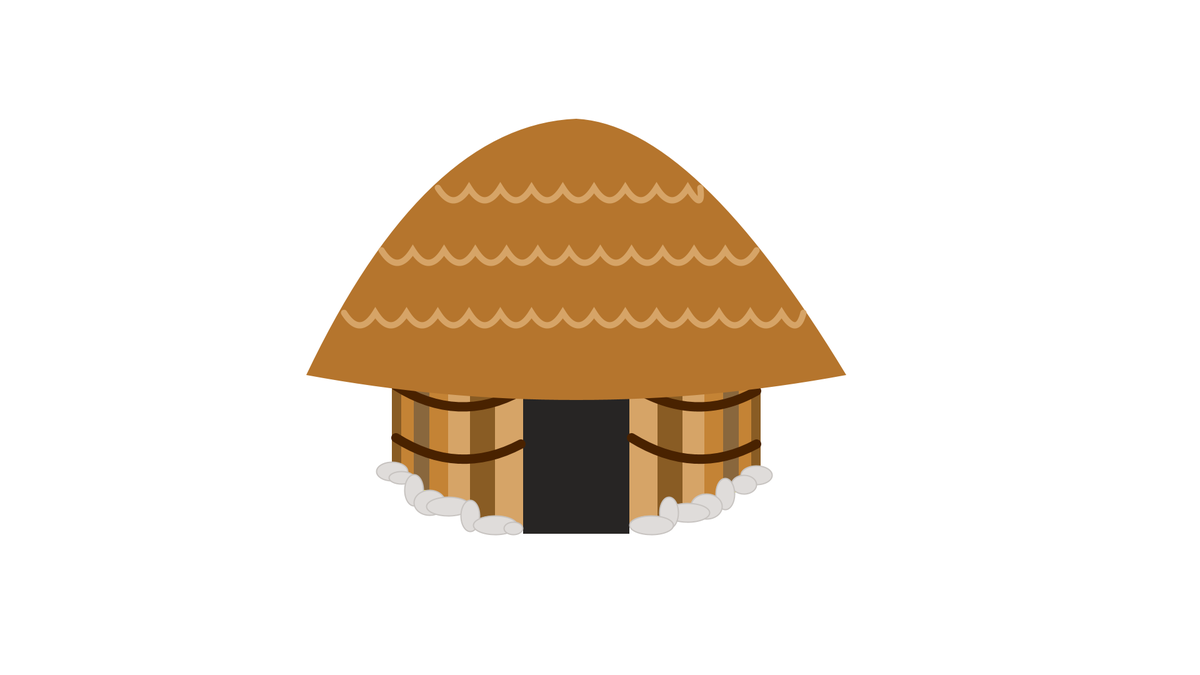
Frame 1 (no input)
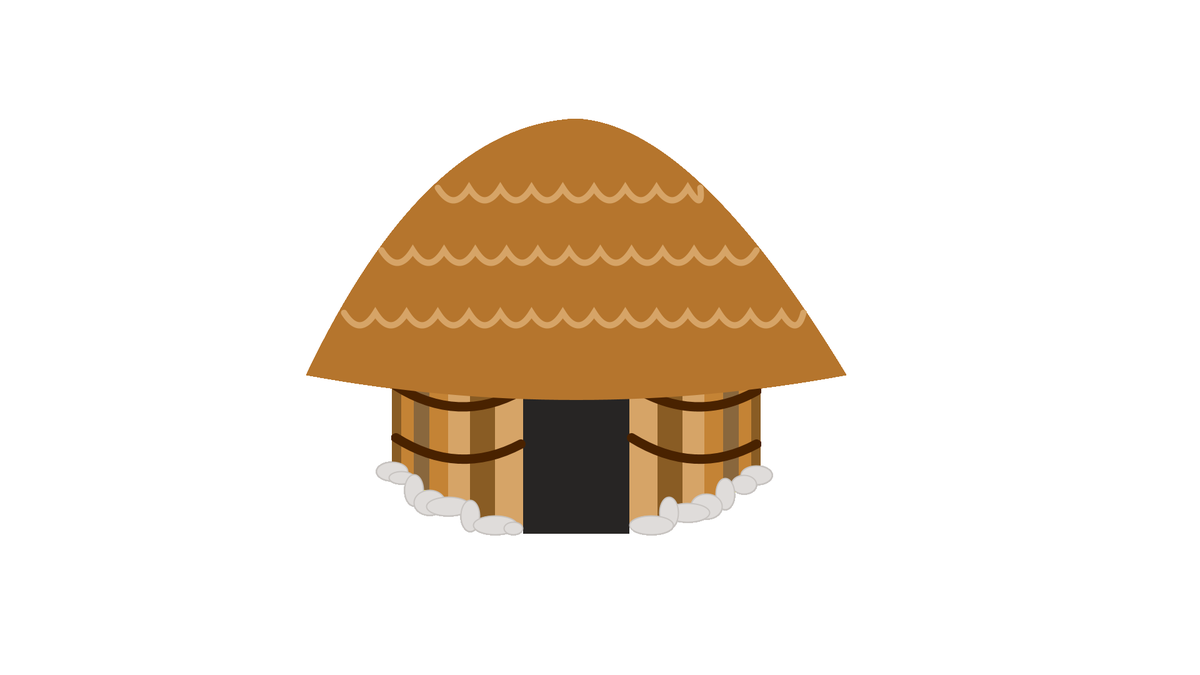
Frame 60 (the mouse pressed at the canvas centre just before this capture)
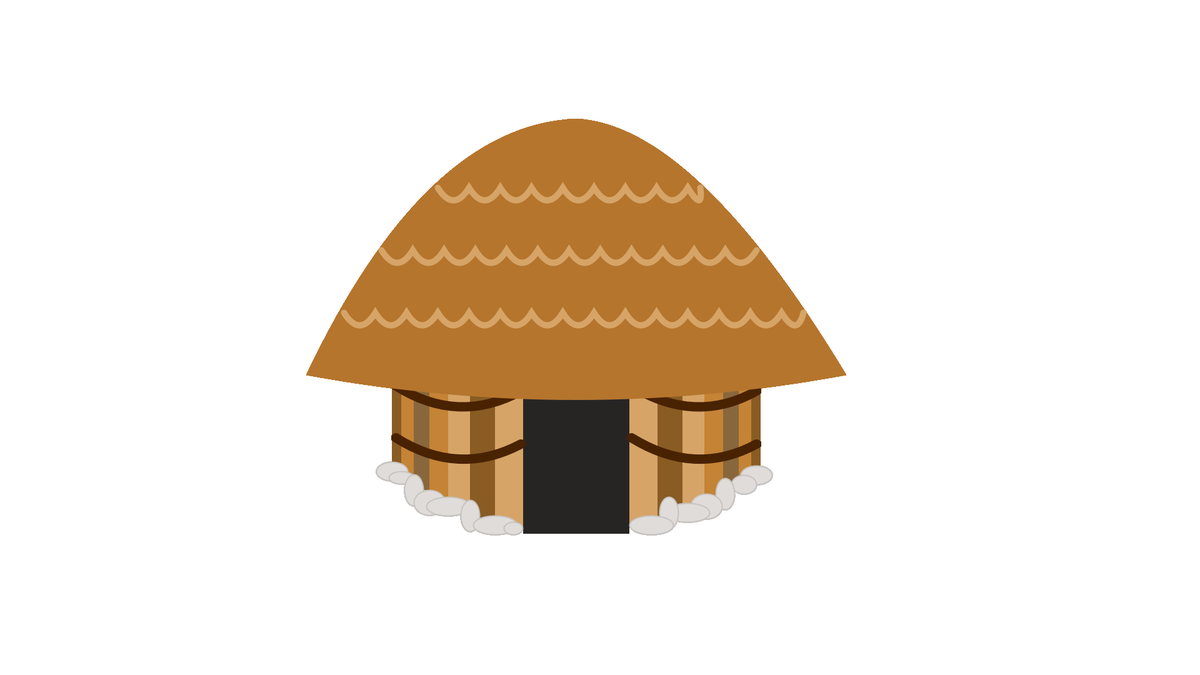
Frame 120 (the mouse held since frame 60 and released just before this capture)

The Processing sketch that drew these frames (run headless with seeded random() and noise(); from frame 60 on, the mouse is pressed at the canvas centre):

// Processing sketch: rumahPapua
// ── rumahPapua.pde
void setup() {
  background (#FFFFFF);
  size(1920, 1080);
}

void draw() {
  // badan objek
  noStroke();
  fill(255,255,0);
  rect(627, 564, 590, 247, 0, 0, 130, 130);
  fill(255,255,255);

  beginShape();
    fill(#ffffff);
    vertex(663,788);
    quadraticVertex(922, 930, 1180, 788);
  endShape();
  
  // badan objek, kayu-kayu
  //kiri
  fill(#895C24);
  Kayu(627, 564, 15, 190);
  fill(#C48335);
  Kayu(642, 564, 20, 200);
  fill(#89673D);
  Kayu(662, 564, 25, 220);
  fill(#C48335);
  Kayu(687, 564, 30, 240);
  fill(#D6A467);
  Kayu(717, 564, 35, 250);
  fill(#895C24);
  Kayu(752, 564, 40, 265);
  fill(#D6A467);
  Kayu(792, 564, 45, 280);

  //kanan
  fill(#895C24);
  Kayu(1202, 564, 15, 190);
  fill(#C48335);
  Kayu(1182, 564, 20, 200);
  fill(#89673D);
  Kayu(1157, 564, 25, 220);
  fill(#C48335);
  Kayu(1127, 564, 30, 240);
  fill(#D6A467);
  Kayu(1092, 564, 35, 250);
  fill(#895C24);
  Kayu(1052, 564, 40, 265);
  fill(#D6A467);
  Kayu(1007, 564, 45, 280);

  // pintu
  fill(#272524);
  Kayu(837, 564, 170, 290);

  // tali 1
  beginShape();
    noFill();
    stroke(#492200);
    strokeWeight(15);
    vertex(633, 617.5);
    quadraticVertex(733, 680, 833, 625);
  endShape();
  // tali 2
  beginShape();
    noFill();
    stroke(#492200);
    strokeWeight(15);
    vertex(633, 700);
    quadraticVertex(733, 763, 833, 710);
  endShape();

  // tali 3
  beginShape();
    noFill();
    stroke(#492200);
    strokeWeight(15);
    vertex(1010, 617.5);
    quadraticVertex(1112, 680, 1210, 625);
  endShape();
  // tali 4
  beginShape();
    noFill();
    stroke(#492200);
    strokeWeight(15);
    vertex(1010, 700);
    quadraticVertex(1112, 763, 1210, 710);
  endShape();

  fill(#89673D);
  noStroke();
  // triangle(498, 540, 930, 204, 1321, 566);
  beginShape();
    fill(#B5752D);
    noStroke();
    vertex(490,600);
    quadraticVertex(680, 200, 922, 190);
    quadraticVertex(1112, 200, 1354, 600);
    quadraticVertex(922, 680, 490, 600);
  endShape();

  // tali atap
  beginShape();
    noFill();
    stroke(#D6A467);
    strokeWeight(10);
    vertex(700,300);
    quadraticVertex(725, 340, 750, 300);
    quadraticVertex(775, 340, 800, 300);
    quadraticVertex(825, 340, 850, 300);
    quadraticVertex(875, 340, 900, 300);
    quadraticVertex(925, 340, 950, 300);
    quadraticVertex(975, 340, 1000, 300);
    quadraticVertex(1025, 340, 1050, 300);
    quadraticVertex(1075, 340, 1100, 300);
    quadraticVertex(1125, 340, 1120, 300);
  endShape();

  beginShape();
    noFill();
    stroke(#D6A467);
    strokeWeight(10);
    vertex(610,400);
    quadraticVertex(635, 440, 660, 400);
    quadraticVertex(685, 440, 710, 400);
    quadraticVertex(735, 440, 760, 400);
    quadraticVertex(785, 440, 810, 400);
    quadraticVertex(835, 440, 860, 400);
    quadraticVertex(885, 440, 910, 400);
    quadraticVertex(935, 440, 960, 400);
    quadraticVertex(985, 440, 1010, 400);
    quadraticVertex(1035, 440, 1060, 400);
    quadraticVertex(1085, 440, 1110, 400);
    quadraticVertex(1135, 440, 1160, 400);
    quadraticVertex(1185, 440, 1210, 400);
  endShape();

  beginShape();
    noFill();
    stroke(#D6A467);
    strokeWeight(10);
    vertex(550,500);
    quadraticVertex(575, 540, 600, 500);
    quadraticVertex(625, 540, 650, 500);
    quadraticVertex(675, 540, 700, 500);
    quadraticVertex(725, 540, 750, 500);
    quadraticVertex(775, 540, 800, 500);
    quadraticVertex(825, 540, 850, 500);
    quadraticVertex(875, 540, 900, 500);
    quadraticVertex(925, 540, 950, 500);
    quadraticVertex(975, 540, 1000, 500);
    quadraticVertex(1025, 540, 1050, 500);
    quadraticVertex(1075, 540, 1100, 500);
    quadraticVertex(1125, 540, 1150, 500);
    quadraticVertex(1175, 540, 1200, 500);
    quadraticVertex(1225, 540, 1250, 500);
    quadraticVertex(1275, 540, 1285, 500);
  endShape();

  // batu
  fill(#DFDCDA);
  stroke(#C7C3C0);
  strokeWeight(2);
  // kiri
  ellipse(627, 754, 50, 30);
  ellipse(642, 764, 40, 20);
  ellipse(662, 784, 30, 50);
  ellipse(687, 804, 50, 40);
  ellipse(717, 810, 70, 30);
  ellipse(752, 825, 30, 50);
  ellipse(792, 840, 70, 30);
  ellipse(821, 845, 30, 20);

  //kanan
  ellipse(1210, 760, 50, 30);
  ellipse(1190, 775, 40, 30);
  ellipse(1160, 790, 30, 50);
  ellipse(1130, 810, 50, 40);
  ellipse(1100, 820, 70, 30);
  ellipse(1070, 820, 30, 50);
  ellipse(1042, 840, 70, 30);
}
void Kayu(int xawal,int yawal, int lebar, int tinggi ){
    rect(xawal, yawal, lebar, tinggi);
  }
